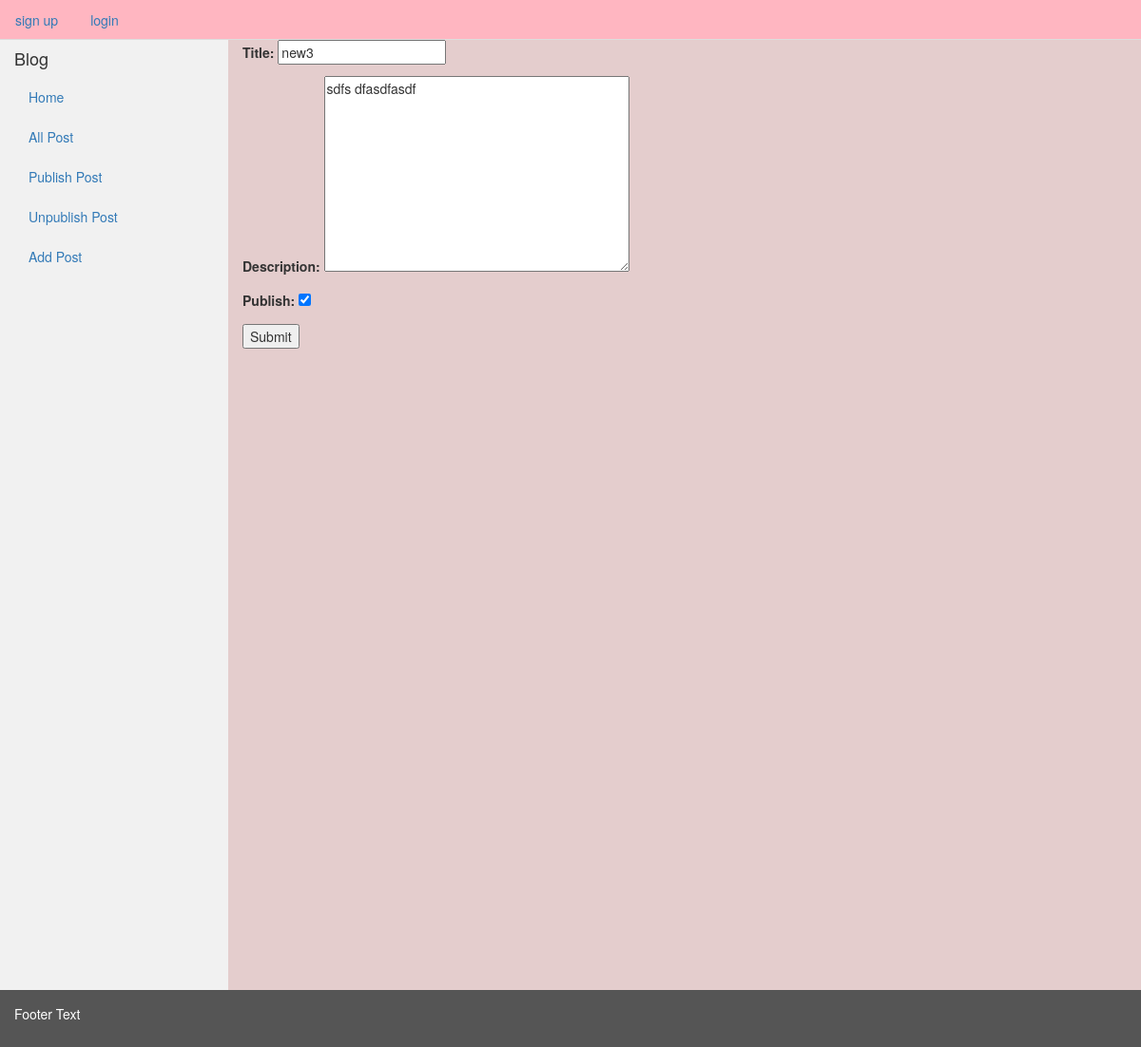
Screenshot of /edit-post/97 with the database file from the repository.
### Wordoid/models.py (models this page shows, shortened)
class Post(models.Model):
	title = models.CharField(max_length=20)
	description = models.TextField()
	publish_date = models.DateField(auto_now_add=True)
	update_date = models.DateField(auto_now=True)
	publish = models.BooleanField(default=False)
	liked_users = models.ManyToManyField(User)
	auther = models.ForeignKey(User,on_delete=models.CASCADE,related_name="auther")

### Wordoid/views.py (the view)
# urls.py: path('edit-post/<int:id>',views.edit_post,name='edit_post'),
def edit_post(request, id):
    obj = Post.objects.get(id=id)
    if request.method == 'POST':
        obj_form = PostForm(request, request.POST, instance=obj)
        if obj_form.is_valid():
            obj_form.save()
            return redirect(publish_post)
    else:
        obj_form = PostForm(request, instance=obj)
    return render(request, "post/edit_post.html", {'form': obj_form, 'obj': obj})

### Wordoid/forms.py
class PostForm(forms.ModelForm):
	def __init__(self, request, *args, **kwargs):
		self.request = request
		super(PostForm, self).__init__(*args, **kwargs)
	class Meta:
		model = Post
		fields = ('title', 'description', 'publish')

### templates/post/edit_post.html (shortened to what this page needs)
{% extends "index.html" %}
{% block content %}
<form action="{% url 'edit_post' obj.id %}" method="POST">
		{{form.as_p}}
	<input type="submit" value="Submit">
</form>
{% endblock %}

### rows the page displays
Post: title "new3", description "sdfs dfasdfasdf", publish "☑"
